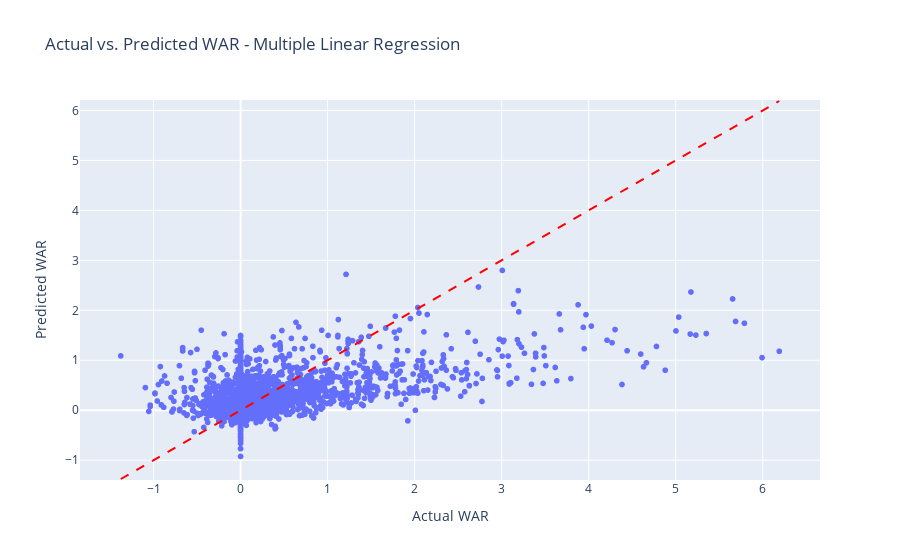

Notebook code for this chart:
### Markdown cell above
### Actual Vs. Predicted WAR Scatter Plots

### Code cell
fig = px.scatter(combined_stats, x='war_playoffs', y='war_playoffs_mlrpredicted', title='Actual vs. Predicted WAR - Multiple Linear Regression')
fig.add_shape(type='line', x0=combined_stats['war_playoffs'].min(), y0=combined_stats['war_playoffs'].min(),
              x1=combined_stats['war_playoffs'].max(), y1=combined_stats['war_playoffs'].max(),
              line=dict(color='red', dash='dash'))
fig.update_xaxes(title_text = 'Actual WAR')
fig.update_yaxes(title_text = 'Predicted WAR')
fig.show()

### Figure 1 — Plotly figure (JSON) as saved in the notebook; plotly's stock layout.template omitted (floating-point values rounded to 4 significant figures; data arrays with more than 128 entries replaced by an {"elided": "..."} marker saying what was removed)
{"data": [{"hovertemplate": "war_playoffs=%{x}<br>war_playoffs_mlrpredicted=%{y}<extra></extra>", "legendgroup": "", "marker": {"color": "#636efa", "symbol": "circle"}, "mode": "markers", "name": "", "showlegend": false, "type": "scattergl", "x": {"elided": "4059 float values"}, "xaxis": "x", "y": {"elided": "4059 float values"}, "yaxis": "y"}], "layout": {"legend": {"tracegroupgap": 0}, "shapes": [{"line": {"color": "red", "dash": "dash"}, "type": "line", "x0": -1.377, "x1": 6.189, "y0": -1.377, "y1": 6.189}], "title": {"text": "Actual vs. Predicted WAR - Multiple Linear Regression"}, "xaxis": {"anchor": "y", "domain": [0, 1], "title": {"text": "Actual WAR"}}, "yaxis": {"anchor": "x", "domain": [0, 1], "title": {"text": "Predicted WAR"}}}}
